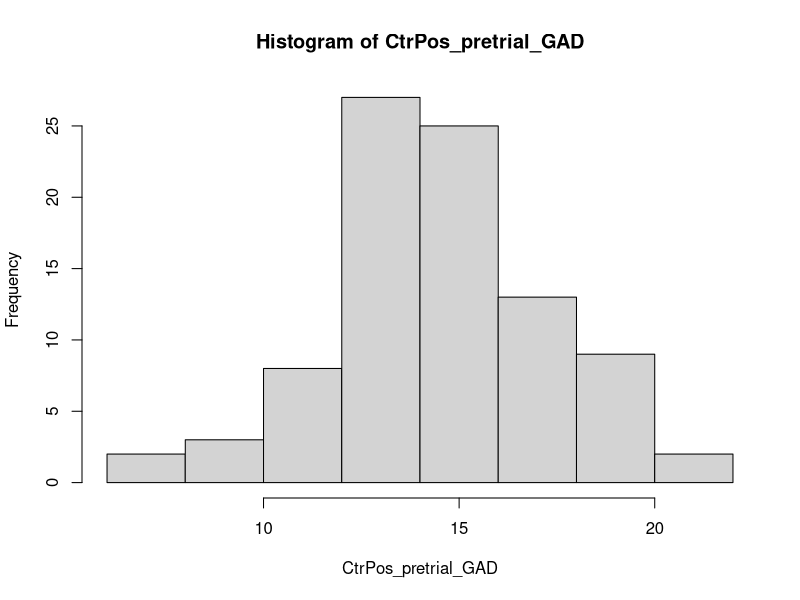
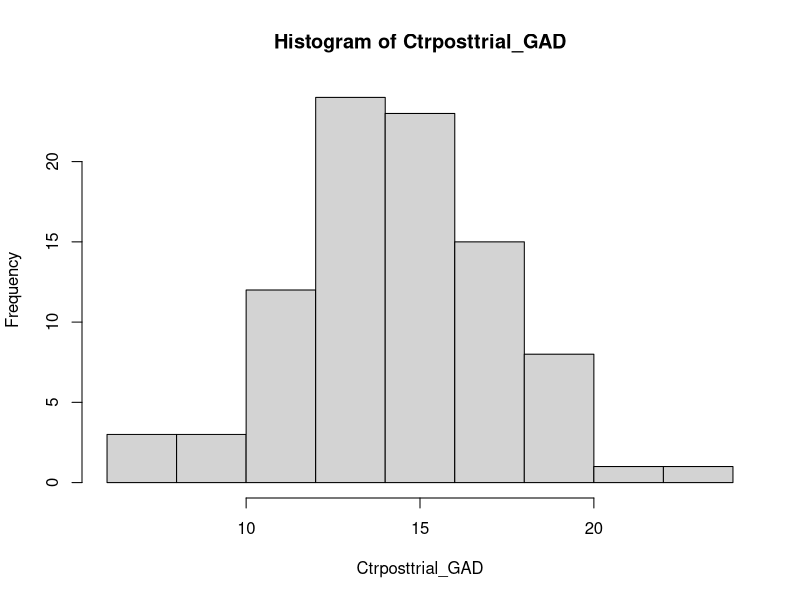
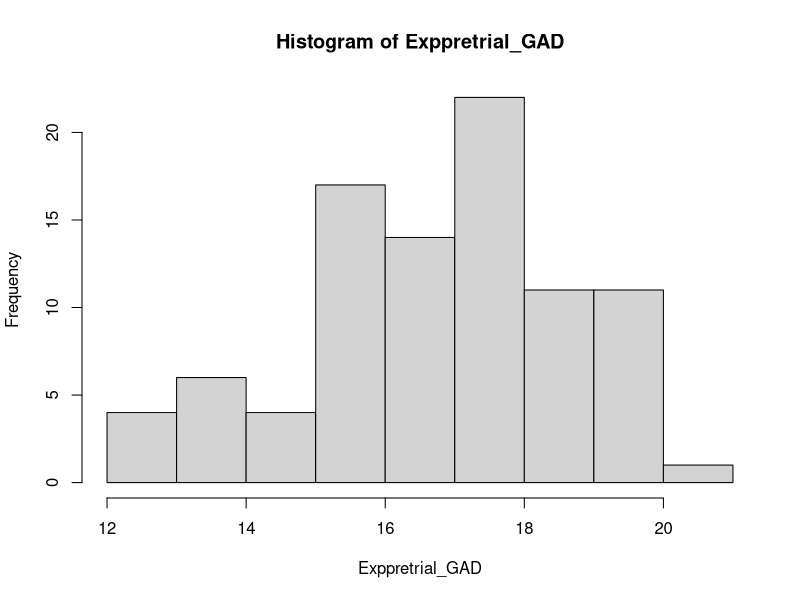
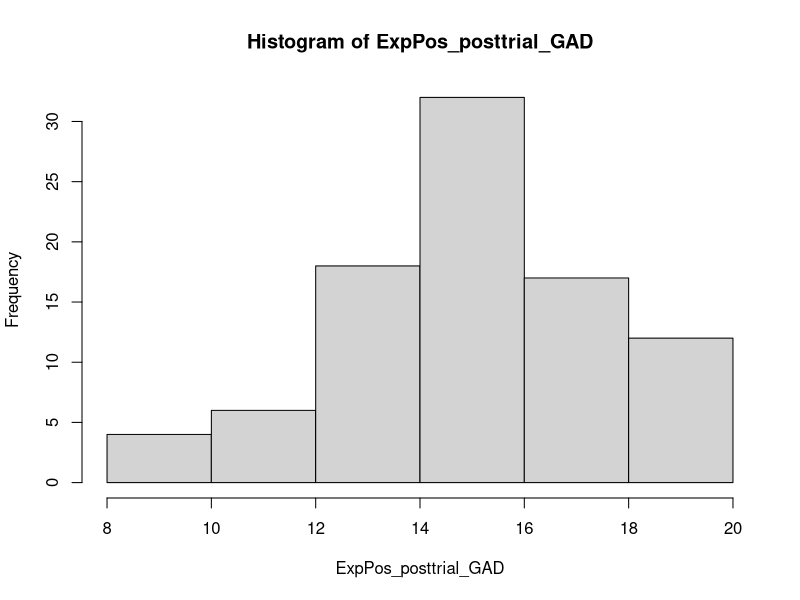

Generate these figures, in order, with R: (Note: this script raises an error after producing the figures.)
## ---- chunk 1
# Install packages
install.packages("dplyr")
library(dplyr)
install.packages("magrittr")
library(magrittr)

## ---- chunk 2
# Import and view data
dataCA1Control <- read.csv("GROUP_3_2023_GCA_RESULTS_CONTROL.csv")
summary(dataCA1Control)

## ---- chunk 3
# Show all values
pretrial_GAD <- c(dataCA1Control$pretrial_GAD)
pretrial_GAD

## ---- chunk 4
# Get positive values
CtrPos_pretrial_GAD <- pretrial_GAD[pretrial_GAD >= 0]
CtrPos_pretrial_GAD

## ---- chunk 5
# Histogram of positive pretrial GAD values
hist(CtrPos_pretrial_GAD)

## ---- chunk 6
# Check data is numeric
is.numeric(dataCA1Control)

## ---- chunk 7
# Histogram of post-trial GAD
dataCA1Control <- read.csv("GROUP_3_2023_GCA_RESULTS_CONTROL.csv")
Ctrposttrial_GAD <- c(dataCA1Control$posttrial_GAD)
Ctrposttrial_GAD
hist(Ctrposttrial_GAD)



## ---- chunk 8
# Histogram of experiment pre-trial GAD
dataCA1Experiment <- read.csv("GROUP_3_2023_GCA_RESULTS_EXPERIMENTAL.csv")
Exppretrial_GAD <- c(dataCA1Experiment$pretrial_GAD)
Exppretrial_GAD
hist(Exppretrial_GAD)

## ---- chunk 9
# Get all post-trial GAD values
dataCA1Experiment <- read.csv("GROUP_3_2023_GCA_RESULTS_EXPERIMENTAL.csv")
Expposttrial_GAD <- c(dataCA1Experiment$posttrial_GAD)
Expposttrial_GAD

## ---- chunk 10
# Get positive values
ExpPos_posttrial_GAD <- Expposttrial_GAD[Expposttrial_GAD >= 0]
ExpPos_posttrial_GAD
## ---- chunk 11
# Histogram of postive experiment post trial values
hist(ExpPos_posttrial_GAD)

## ---- chunk 12
# Summary of Experiment data
dataCA1Experiment <- read.csv("GROUP_3_2023_GCA_RESULTS_EXPERIMENTAL.csv")
summary(dataCA1Experiment)
## ---- chunk 13
# First attempt to clean gender data
install.packages("dplyr")
library(dplyr)
dataCA1Control <- read.csv("GROUP_3_2023_GCA_RESULTS_CONTROL.csv")
dataCA1Control %>%
  select(gender) %>%
  filter(gender == 'female' | gender == 'F')

  
 
## ---- chunk 14
# Next attempt to clean gender data
dataCA1Control <- read.csv("GROUP_3_2023_GCA_RESULTS_CONTROL.csv")
dataCA1Control$gender <- replace(dataCA1Control$gender, gender == "F","female")
gender

